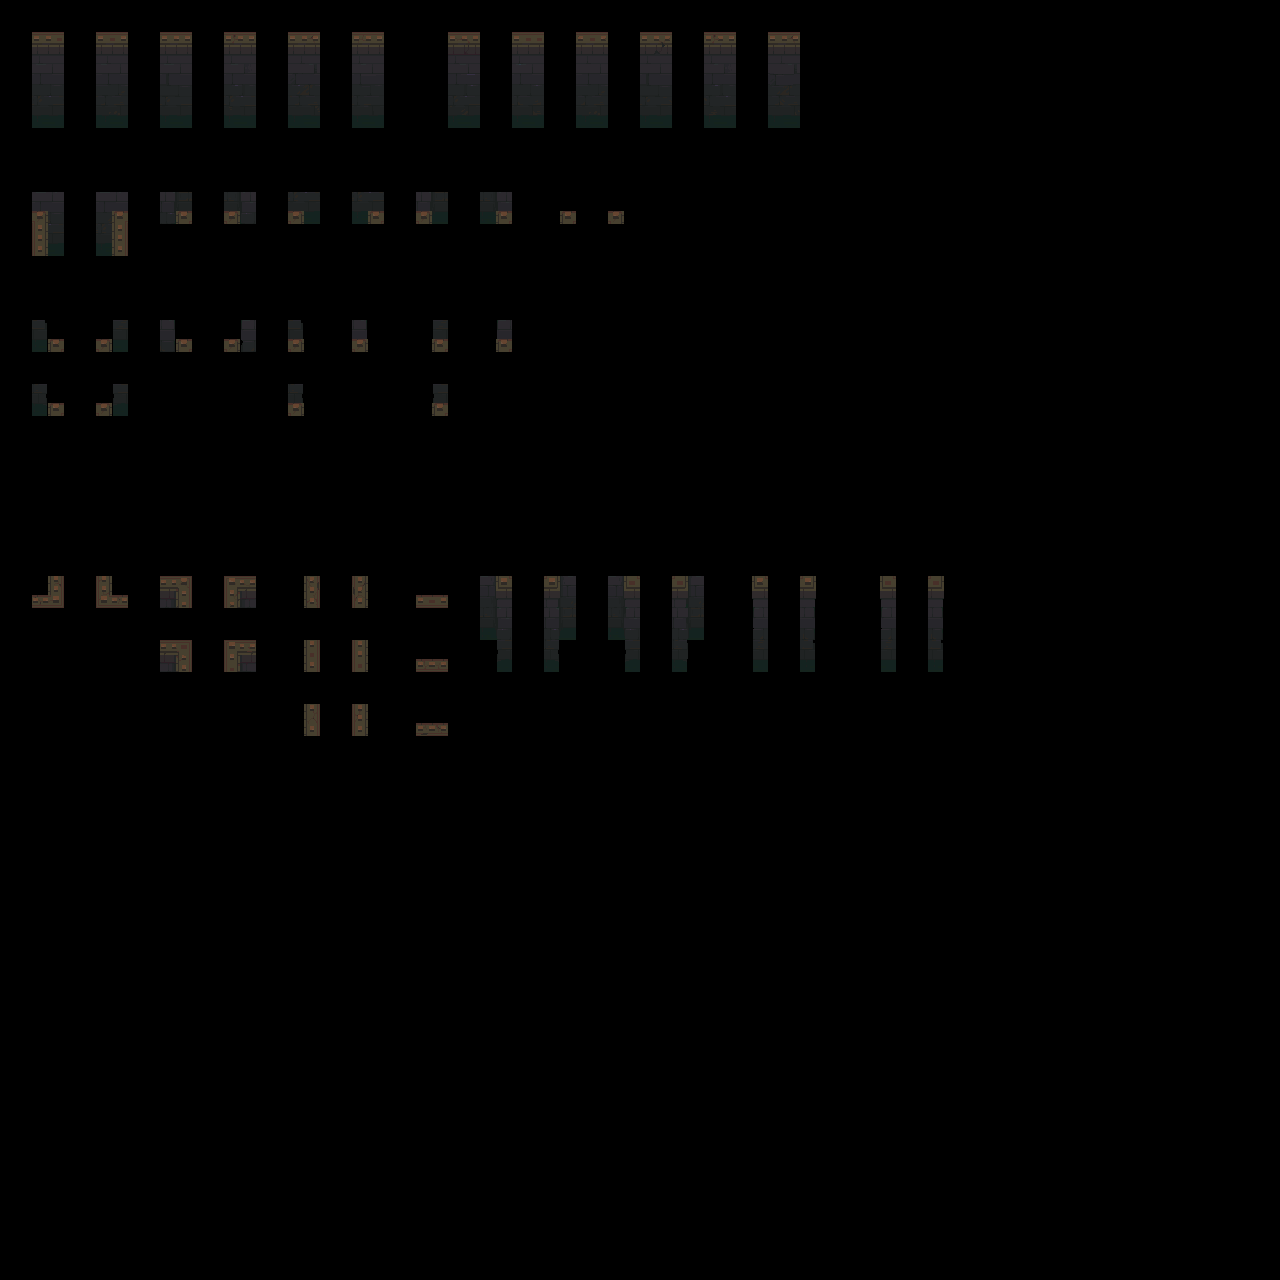

A 2D game scene composited from a Tiled map and its tileset images. What follows is a short description and the map's XML, with each tile layer's data collapsed to a summary:
An orthogonal 40x40 tile map with 32x32 px tiles, 2 tile layers (input_plats, output_plats) and 3 objects.

<map version="1.9" tiledversion="1.9.2" orientation="orthogonal" renderorder="right-down" width="40" height="40" tilewidth="32" tileheight="32" infinite="0" nextlayerid="4" nextobjectid="12">
 <properties>
  <property name="MatchInOrder" type="bool" value="true" />
 </properties>
 <tileset firstgid="1" source="../Tilesets/The depths-Tileset-Platform3-no pillars.tsx" />
 <layer id="1" name="input_plats" width="40" height="40" opacity="0.83">
  <data>[1600 cells, 99 non-empty, 46 distinct tile ids]</data>
 </layer>
 <layer id="2" name="output_plats" width="40" height="40">
  <data>[1600 cells, 99 non-empty, 99 distinct tile ids]</data>
 </layer>
 <objectgroup id="3" name="rule_options" offsetx="-10.6667" offsety="-16.6667">
  <object id="2" x="28" y="180.667" width="917.333" height="320">
   <properties>
    <property name="Disabled" type="bool" value="false" />
    <property name="Probability" type="float" value="0.25" />
   </properties>
  </object>
  <object id="4" x="29.6667" y="568.333" width="1109.23" height="205">
   <properties>
    <property name="Probability" type="float" value="0.25" />
   </properties>
  </object>
  <object id="5" x="30.667" y="28.6667" width="915" height="129">
   <properties>
    <property name="Probability" type="float" value="0.15" />
   </properties>
  </object>
 </objectgroup>
</map>
